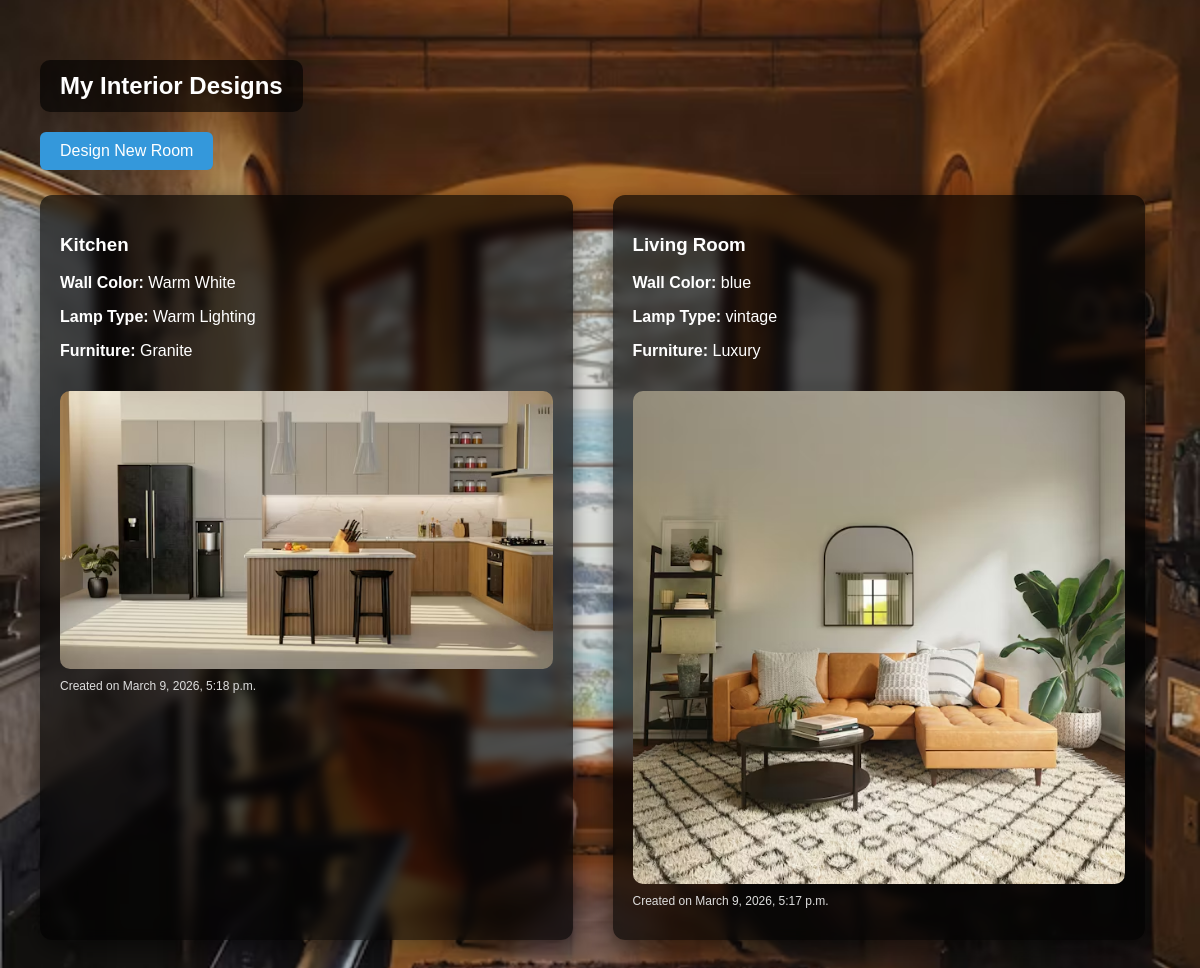
Screenshot of /my-designs/ (signed in) with the database file from the repository.
### mainapp/models.py (models this page shows, shortened)
class RoomDesign(models.Model):
    ROOM_CHOICES = [
        ('Living Room','Living Room'),
        ('Kitchen','Kitchen'),
        ('Bedroom','Bedroom'),
        ('Bathroom','Bathroom'),
        ('Dining Room','Dining Room'),
        ('Study Room','Study Room'),
        ('Kids Room','Kids Room'),
        ('Balcony','Balcony'),
        ('Pooja Room','Pooja Room'),
        ('Guest Room','Guest Room'),
    ]
    HOUSE_CHOICES = [
        ('1RK','1RK'),
        ('1BHK','1BHK'),
        ('2BHK','2BHK'),
        ('3BHK','3BHK'),
        ('4BHK','4BHK'),
        ('5BHK','5BHK'),
    ]
    user = models.ForeignKey(User, on_delete=models.CASCADE)
    house_type = models.CharField(
        max_length=10,
        choices=HOUSE_CHOICES,
        null=True,
        blank=True
    )
    room_type = models.CharField(
        max_length=50,
        choices=ROOM_CHOICES
    )
    wall_color = models.CharField(
        max_length=50,
        null=True,
        blank=True
    )
    lamp_type = models.CharField(
        max_length=50,
        null=True,
        blank=True
    )
    furniture = models.CharField(
        max_length=50,
        null=True,
        blank=True
    )
    image = models.ImageField(
        upload_to='uploads/',
        null=True,
        blank=True
    )
    created_at = models.DateTimeField(auto_now_add=True)

### mainapp/views.py (the view)
# urls.py: path('my-designs/', views.my_designs, name='my_designs'),
@login_required
def my_designs(request):
    designs = RoomDesign.objects.filter(
        user=request.user
    ).order_by('-created_at')
    return render(request, 'my_designs.html', {
        'designs': designs
    })

### mainapp/templates/my_designs.html (shortened to what this page needs)
{% load static %}
<link rel="stylesheet" href="{% static 'css/style.css' %}">
<div class="page-wrapper">
<h2 class="page-title">My Interior Designs</h2>
<br>
<a href="/rooms/">
<button class="design-btn">Design New Room</button>
</a>
{% if designs %}
<div class="design-grid">
{% for design in designs %}
<div class="design-card">
<h3>{{ design.room_type }}</h3>
<p><b>Wall Color:</b> {{ design.wall_color }}</p>
<p><b>Lamp Type:</b> {{ design.lamp_type }}</p>
<p><b>Furniture:</b> {{ design.furniture }}</p>
{% if design.image %}
<img src="{{ design.image.url }}" class="design-image">
{% endif %}
<p class="design-date">
Created on {{ design.created_at }}
</p>
</div>
{% endfor %}
</div>
{% endif %}
</div>

### mainapp/static/css/style.css (style rules this page uses)
button { background:#3498db; color:white; border:none; padding:10px 18px; border-radius:6px; cursor:pointer; font-size:16px; }
.design-card { width:700px; max-width:90%; background:rgba(255,255,255,0.92); padding:40px; border-radius:15px; box-shadow:0 10px 35px rgba(0,0,0,0.35); }

### mainapp/templates/my_designs.html (style rules this page uses)
.page-wrapper { padding:40px; }
.page-title { color:white; background:rgba(0,0,0,0.6); padding:12px 20px; border-radius:10px; display:inline-block; margin-bottom:20px; }
.design-btn { padding:10px 20px; background:#3498db; color:white; border:none; border-radius:6px; cursor:pointer; margin-bottom:25px; }
.design-grid { display:grid; grid-template-columns:repeat(auto-fit,minmax(300px,1fr)); gap:25px; }
.design-card { background:rgba(0,0,0,0.65); color:white; padding:20px; border-radius:12px; box-shadow:0 8px 25px rgba(0,0,0,0.5); backdrop-filter:blur(6px); transition:transform 0.2s ease; }
.design-image { width:100%; border-radius:10px; margin-top:15px; }
.design-date { margin-top:10px; font-size:12px; color:#ddd; }

### rows the page displays
RoomDesign: room_type "Kitchen", wall_color "Warm White", lamp_type "Warm Lighting", furniture "Granite", image (picture), created_at "March 9, 2026, 5:18 p.m."
RoomDesign: room_type "Living Room", wall_color "blue", lamp_type "vintage", furniture "Luxury", image (picture), created_at "March 9, 2026, 5:17 p.m."
